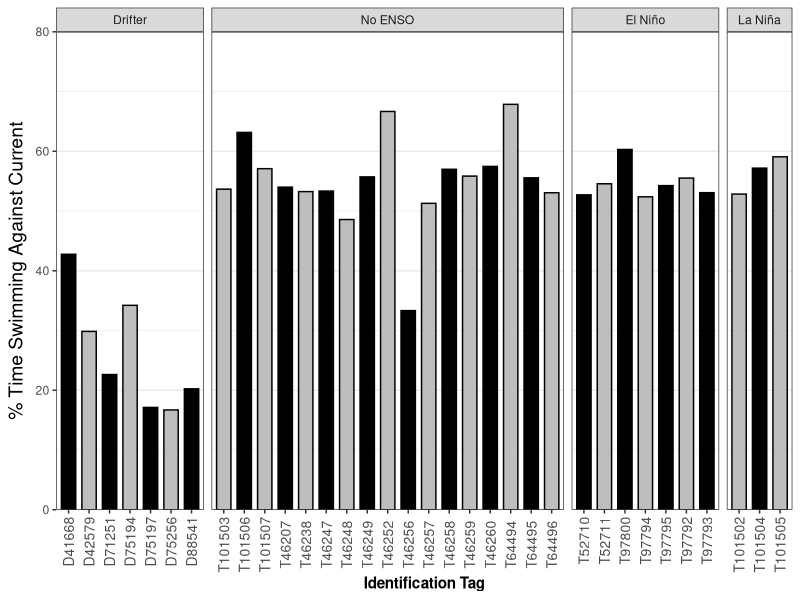
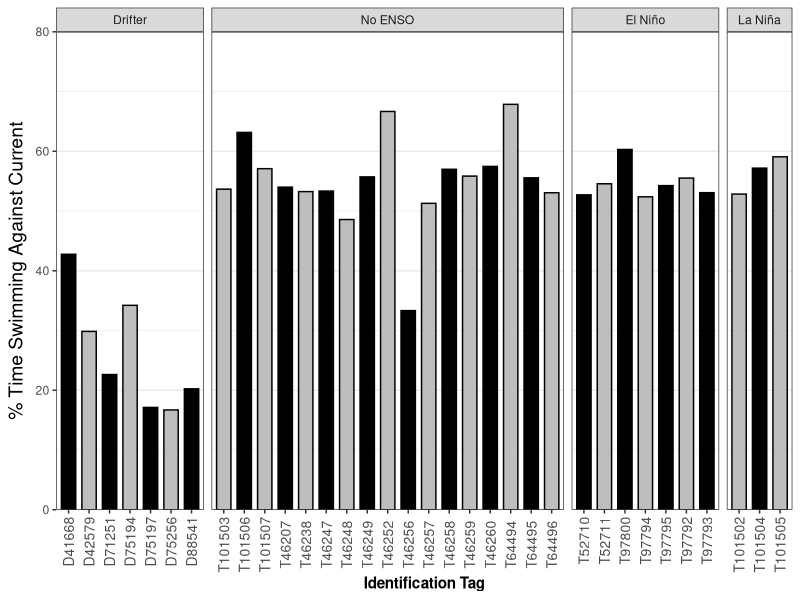

Write R code to recreate these figures, in order.
library(ggplot2)
library(scales)
#library(extrafont)

# load and prepare data ----
AllTurtles = read.csv("DATA//Merged_Velocities_with_Drifters.csv")

#remove green turtles
AllTurtles = AllTurtles[- grep("97799", AllTurtles$ID),]
AllTurtles = AllTurtles[- grep("97796", AllTurtles$ID),]
AllTurtles = AllTurtles[- grep("97797", AllTurtles$ID),]
AllTurtles = AllTurtles[- grep("101508", AllTurtles$ID),]

AllTurtles$T.Time=as.numeric(as.POSIXct(as.character(AllTurtles$T.Time),format="%Y-%m-%d %H:%M:%S"))

#create angular difference column
AllTurtles$Theta.Diff=abs(AllTurtles$Bearing_T - AllTurtles$Bearing_C)

##begin my custom function

calculate_percent_against_current = function(x)
{
  threshold = 80
  
  total_length = length(x)
  
  threshold_table = x[x>threshold]
  
  length_threshold = length(threshold_table)
  
  final_percent = (length_threshold/total_length)*100
  
  return(final_percent)
}

Against_Current = aggregate(AllTurtles$Theta.Diff, list(AllTurtles$ID), calculate_percent_against_current)

#fiddle with dataframe for plotting ----

#transfer to matrix
MyMatrix = matrix(data=c(Against_Current[,2]), byrow=T, ncol=length(unique(AllTurtles$ID)))

#convert matrix to data frame
MyDF = as.data.frame(t(MyMatrix))

MyDF = as.data.frame(rbind(Against_Current))

#label columns in data frame
names(MyDF)[1:2]<-c("ID","Percent_Against_Current")

#get rid of turtle ID with a at the end
MyDF$ID=gsub("a(?=$)","", MyDF$ID, perl=TRUE)

#order dataframe for Drifters/Chiriqui/Las Perlas ----

neworder = c("D41668","D42579","D71251","D75194","D75197","D75256","D88541","T101503","T101506","T101507",
             "T46207","T46238","T46247","T46248","T46249","T46252","T46256","T46257","T46258","T46259","T46260",
             "T64494","T64495","T64496","T52710","T52711","T97800","T97794","T97795","T97792","T97793","T101502",
             "T101504","T101505")

#ENSO label table ----
ENSO_Labels = c("Drifter","Drifter","Drifter","Drifter","Drifter","Drifter","Drifter","No ENSO","No ENSO","No ENSO",
                "No ENSO","No ENSO","No ENSO","No ENSO","No ENSO","No ENSO","No ENSO","No ENSO","No ENSO","No ENSO","No ENSO",
                "No ENSO","No ENSO","No ENSO","El Niño","El Niño","El Niño","El Niño","El Niño","El Niño","El Niño","La Niña",
                "La Niña","La Niña")

MyDF = MyDF[match(neworder, MyDF$ID),]

row.names(MyDF) <- NULL

MyDF$ID <- factor(MyDF$ID, as.character(MyDF$ID))

MyDF$ENSO = ENSO_Labels

MyDF$ENSO = factor(MyDF$ENSO,levels = c("Drifter","No ENSO","El Niño","La Niña"))

# create plot variables ----

# start plotting commands ----

p = ggplot(MyDF, aes(y=Percent_Against_Current, x=ID)) +
  coord_cartesian(ylim=c(0,80)) 
  
#remove gray background
p <- p + theme_bw()

#create color profile for plot
BlackWhite <- rep(c("black", "grey"), length(MyDF$ID)/2)

# axis labelling customisation
p = p + theme(axis.text.x=element_text(angle=90, size=10, vjust=0.5))
p = p + theme(axis.title.y=element_text(size=14))

#set y limits
p = p + ylim(c(0,80))

#label axis
p = p + labs(x="Identification Tag", y=expression("% Time Swimming Against Current"))
p = p + theme(axis.title.x = element_text(face="bold"), axis.title.y = element_text(face="bold"))

#remove x grid
p = p + theme(panel.grid.minor.x=element_blank(),panel.grid.major.x=element_blank())

# set up bar chart ----

#dodge = side by side plot  identiy-height = values
p = p + geom_bar(width=0.7, stat="identity",col="black",fill=BlackWhite) +
  scale_y_continuous(breaks = pretty_breaks(n = 6))

p = p + scale_y_continuous(expand = c(0, 0))

p = p + facet_grid(. ~ ENSO,scales="free",space="free")  

#plot the graph
p
 
output_folder = Sys.getenv("userprofile")

ggsave(p, file=file.path(output_folder, "\\Desktop\\PercentAgainstCurrents.svg"))


